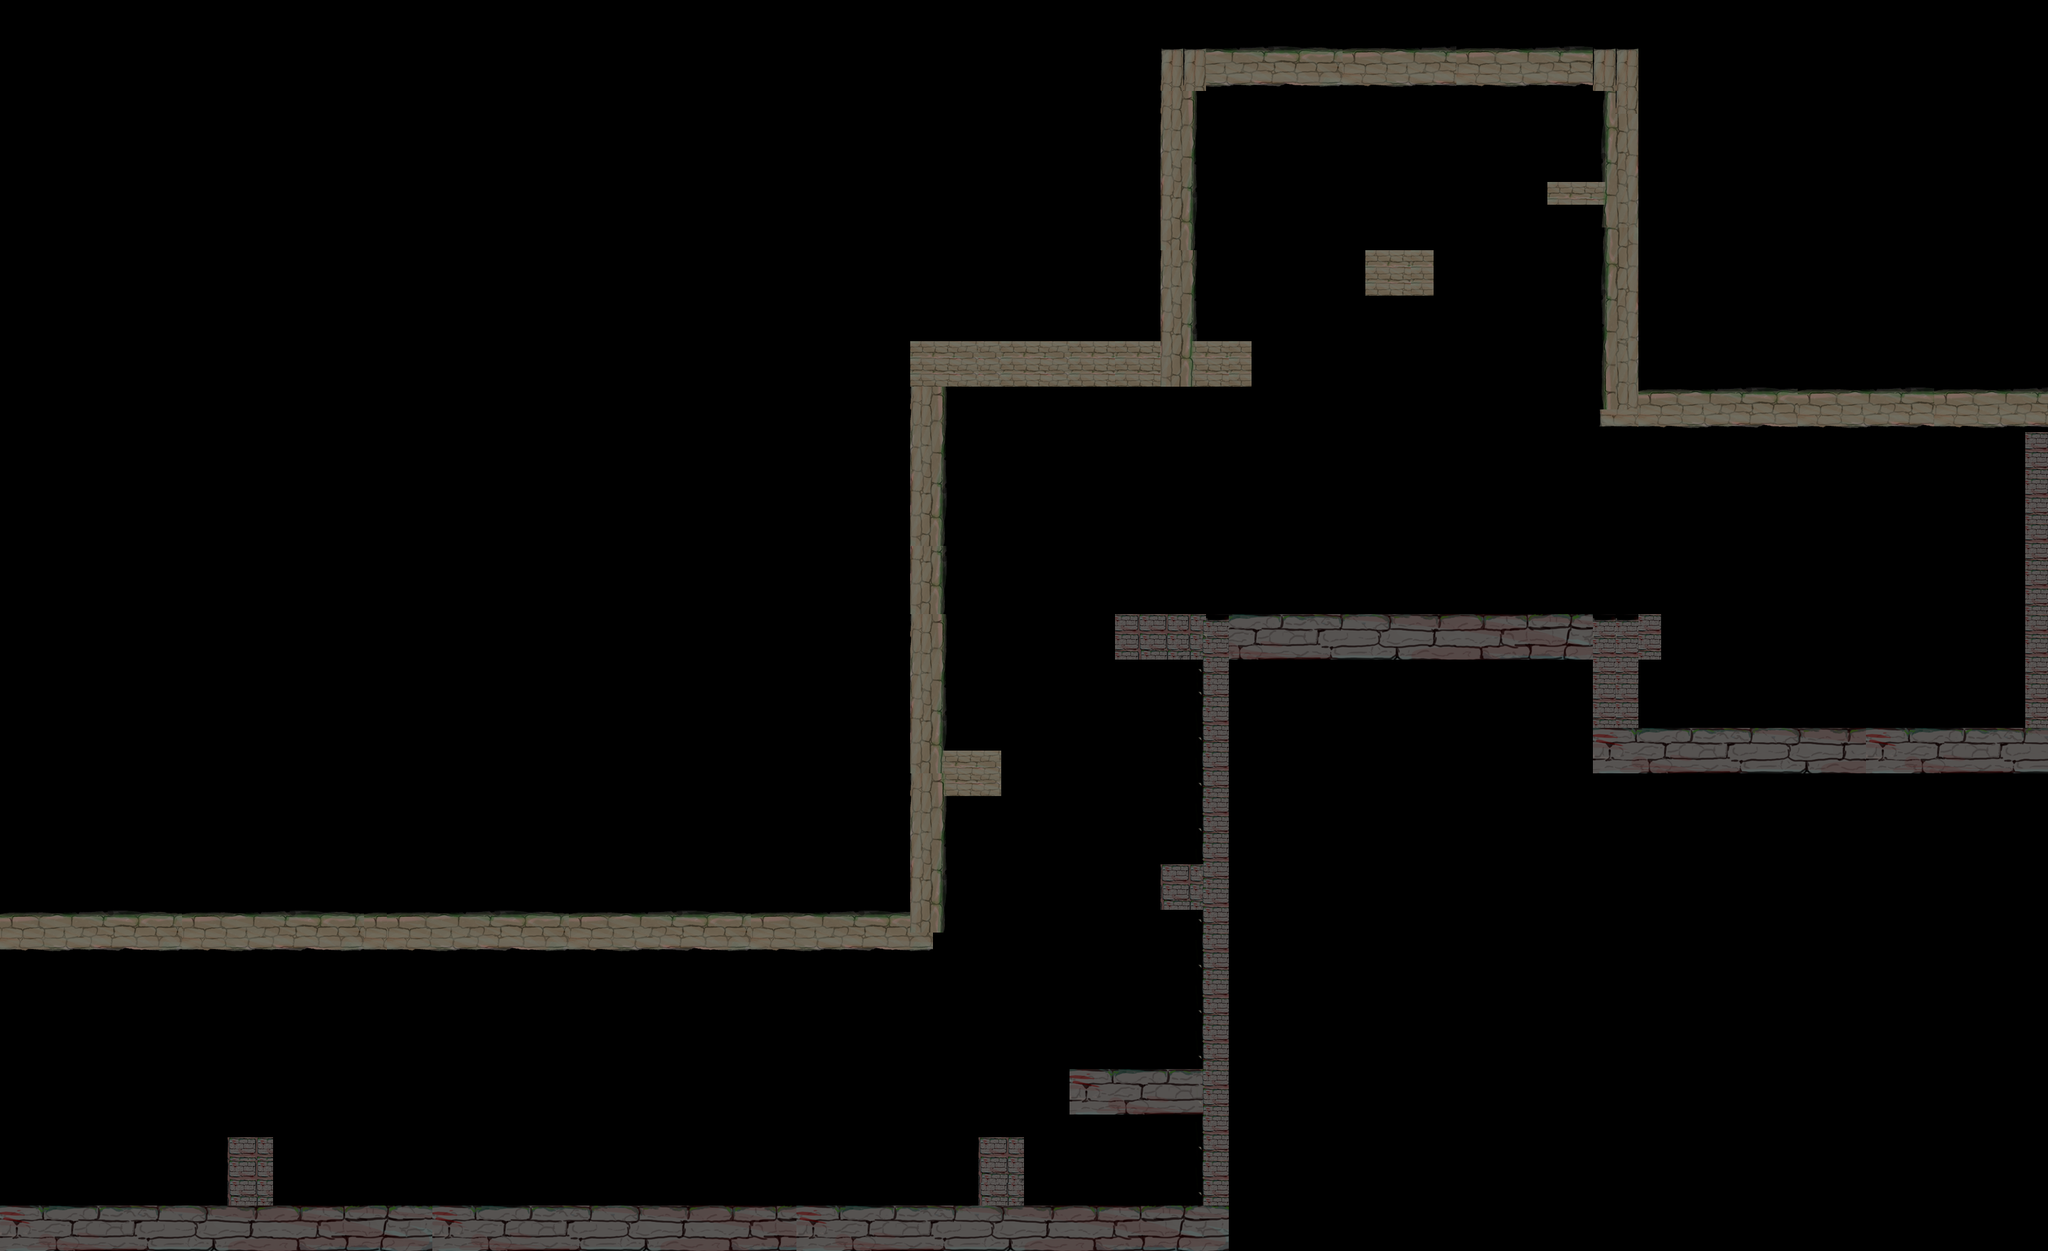

Below is a game level as drawn by its tile map, then a one-line description and the .tmx that defines it (tile-layer data replaced by summaries):
An orthogonal 90x55 tile map with 32x32 px tiles, 3 tile layers (SceneTrois_Plateformes, SceneTrois_Mur De Fin, SceneTrois_Delimitation), 1 hidden layer not drawn.

<map version="1.4" tiledversion="1.4.3" orientation="orthogonal" renderorder="right-down" width="90" height="55" tilewidth="32" tileheight="32" infinite="0" nextlayerid="6" nextobjectid="1">
 <editorsettings>
  <export target="../SceneTrois.json" format="json" />
 </editorsettings>
 <tileset firstgid="1" name="TilesSet_Plateforme3" tilewidth="32" tileheight="32" tilecount="8393" columns="77">
  <image source="TilesSet_Plateforme3.png" trans="ff00ff" width="2480" height="3508" />
 </tileset>
 <layer id="2" name="SceneTrois_Plateformes" width="90" height="55">
  <data>[4950 cells, 49 non-empty, 26 distinct tile ids]</data>
 </layer>
 <objectgroup id="5" name="Calque d'Objets 1" />
 <layer id="3" name="SceneTrois_PlateformeTween" width="90" height="55" visible="0">
  <data>[4950 cells, 24 non-empty, 16 distinct tile ids]</data>
 </layer>
 <layer id="4" name="SceneTrois_Mur De Fin" width="90" height="55">
  <data>[4950 cells, 13 non-empty, 2 distinct tile ids]</data>
 </layer>
 <layer id="1" name="SceneTrois_Delimitation" width="90" height="55">
  <data>[4950 cells, 539 non-empty, 101 distinct tile ids]</data>
 </layer>
</map>